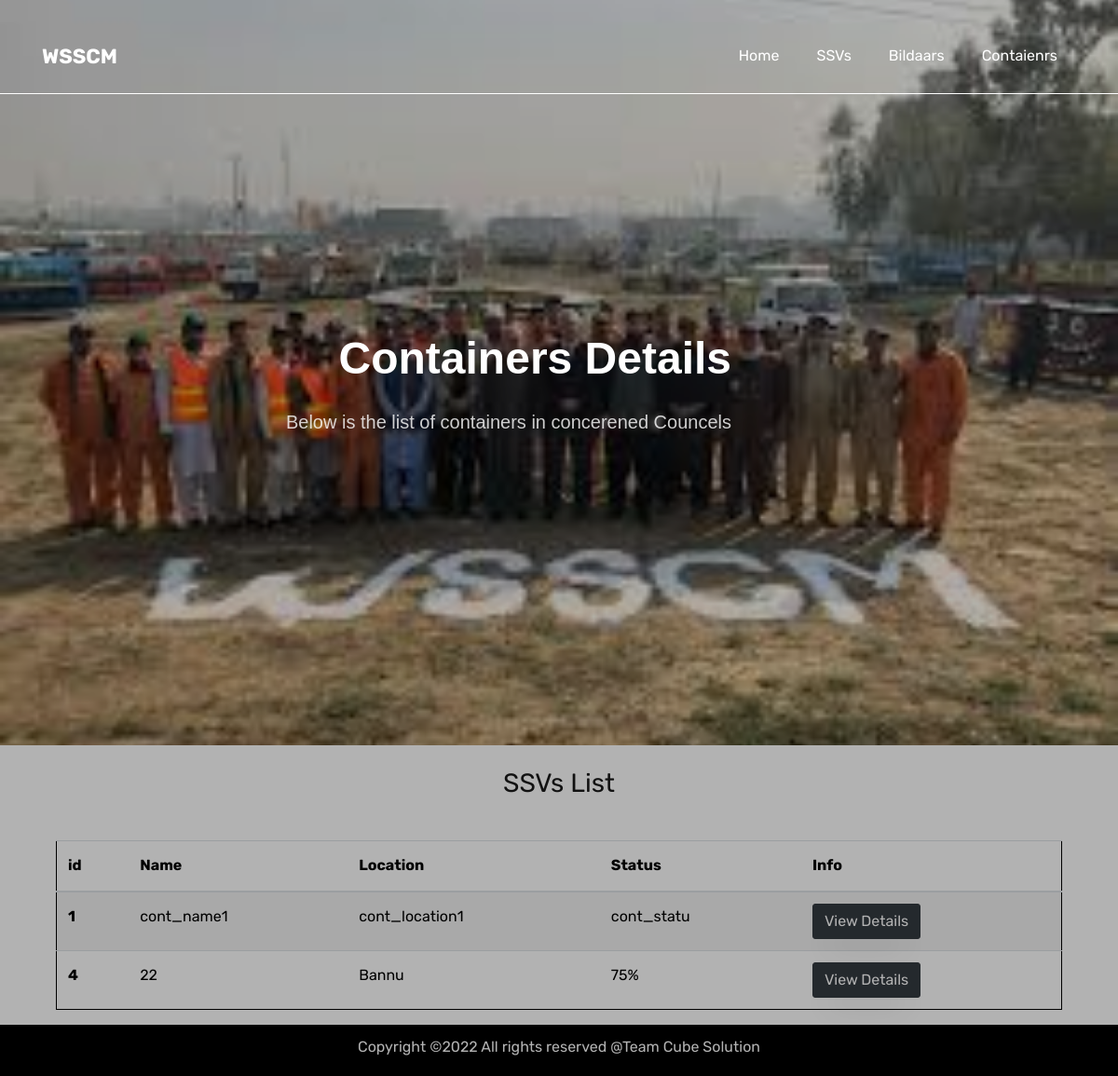
/containers.php, run on the app's committed database.
### tables this page shows
CREATE TABLE `container` (
  `cont_id` int(10) NOT NULL,
  `cont_name` varchar(50) NOT NULL,
  `cont_location` varchar(200) NOT NULL,
  `cont_distance` int(50) NOT NULL,
  `cont_distance1` int(50) NOT NULL,
  `cont_latitude` varchar(50) NOT NULL,
  `cont_longitude` varchar(50) NOT NULL,
  `cont_date` date NOT NULL,
  `cont_sen1` varchar(50) NOT NULL,
  `cont_sen2` varchar(50) NOT NULL,
  `cont_sen3` varchar(50) NOT NULL,
  `cont_width` varchar(10) DEFAULT NULL,
  `cont_height` varchar(10) DEFAULT NULL,
  `cont_status` varchar(10) NOT NULL
);

### functions/function.php (called while the page is built, shortened)
<?php
function run_query($query) {
$con = mysqli_connect("localhost", "root", "", "solid_waste");
$result = mysqli_query($con, $query);
if ( false===$result ) {
  printf("error: %s\n", mysqli_error($con));
}
else {
  return $result;
}
}
?>

### containers.php (the view, shortened to what this page needs)
<!DOCTYPE html>
<html lang="en">
  <head>
    <link rel="stylesheet" href="css/open-iconic-bootstrap.min.css">
    <link rel="stylesheet" href="css/animate.css">
    <link rel="stylesheet" href="css/owl.carousel.min.css">
    <link rel="stylesheet" href="css/owl.theme.default.min.css">
    <link rel="stylesheet" href="css/magnific-popup.css">
    <link rel="stylesheet" href="css/aos.css">
    <link rel="stylesheet" href="css/ionicons.min.css">
    <link rel="stylesheet" href="css/flaticon.css">
    <link rel="stylesheet" href="css/icomoon.css">
    <link rel="stylesheet" href="css/style.css">
  </head>
  <body>
  <nav  class="navbar navbar-expand-lg navbar-dark ftco_navbar bg-dark ftco-navbar-light" id="ftco-navbar" style="border-bottom: white 1px solid;">
	    <div class="container" >
	      <a class="navbar-brand" href="index.html"><span>WSSCM</span></a>
	      <div class="collapse navbar-collapse" id="" ">
	        <ul class="navbar-nav nav ml-auto" >
	          <li class="nav-item"><a href="index.html" class="nav-link" data-nav-section="home"><span>Home</span></a></li>
            <li class="nav-item"><a href="ssv.php" class="nav-link" data-nav-section="employee"><span>SSVs</span></a></li>
            <li class="nav-item"><a href="bildar.php" class="nav-link" data-nav-section="employee"><span>Bildaars</span></a></li>
	          <li class="nav-item"><a href="containers.php" class="nav-link" data-nav-section="contact"><span>Contaienrs</span></a></li>
	        </ul>
	      </div>
	    </div>
	  </nav>
      <section class="hero-wrap js-fullheight" style="background-image: url('images/employ.jpg');" data-section="home">
        <div class="overlay"></div>
        <div class="container">
          <div class="row no-gutters slider-text js-fullheight align-items-center justify-content-start" data-scrollax-parent="true">
              <div class="col-md-8 ftco-animate mt-5" data-scrollax=" properties: { translateX: '70%' }" style="font-family: 'Gill Sans', 'Gill Sans MT', Calibri, 'Trebuchet MS', sans-serif;">
                  <h1 class="mb-4 text-right" data-scrollax="properties: { translateY: '30%', opacity: 1.6 }" style="font-weight: bold;font-family: ;">Containers Details</h1>
                  <p class="mb-4 text-right" data-scrollax="properties: { translateY: '30%', opacity: 1.6 }" style="font-weight: 50;">Below is the list of containers in concerened Councels</p>
                </div>
          </div>
        </div>
      </section>
 <div style="text-align: center;padding-top: 20px; ">
     <h3 >SSVs List</h3>
 </div>
<center>
<table class="table table-striped " style="color: black;width: 90%; border: 1px black solid; margin-top: 40px;">
    <thead>
      <tr>
        <th scope="col">id</th>
        <th scope="col">Name</th>
        <th scope="col">Location</th>
        <th scope="col">Status</th>
        <th scope="col">Info</th>
      </tr>
    </thead>
    <tbody>
    <?php
                   include("functions/function.php");
                   $get_container = "SELECT * FROM `container`;";
                   $container_query_result = run_query($get_container);
                   while($container=mysqli_fetch_array($container_query_result)){
                       $cont_id = $container['cont_id']
                    ?>
                       <tr>
        <th scope="row"><?php echo $container['cont_id']; ?></th>
        <td><?php echo $container['cont_name']; ?></td>
        <td><?php echo $container['cont_location']; ?></td>
        <td><?php echo $container['cont_status']; ?></td>
        <td><?php echo '<a href="containerprofile.php?cont_id=' . $cont_id . '"><button class="btn btn-dark">View Details</button></a>'; ?> </td>
      </tr>
                    <?php
                   }
                   ?>
    </tbody>
  </table>
</center>
    <footer class="ftco-footer ftco-section" style="padding: 10px 0 0 0;">
        <div class="row">
        <div class="col-md-12 text-center">
         <p>
            Copyright &copy;<script>document.write(new Date().getFullYear());</script> All rights reserved @Team Cube Solution
         </p>
        </div>
        </div>
      </footer>
  </body>
</html>

### data on the page
container: cont_id "1", cont_name "cont_name1", cont_location "cont_location1", cont_status "cont_statu"
container: cont_id "4", cont_name "22", cont_location "Bannu", cont_status "75%"
